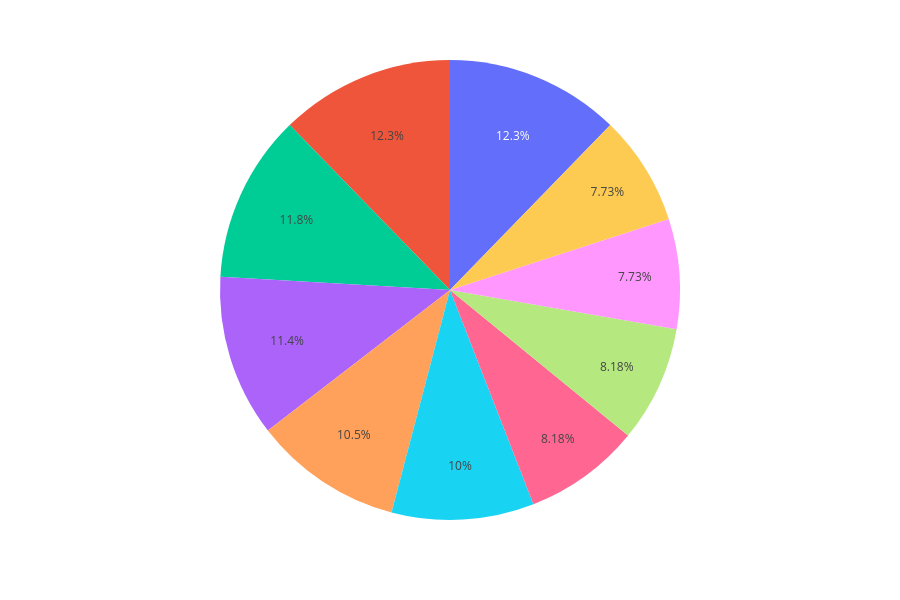

The code cell stored with this chart in its notebook:
### Markdown cell above
### Количество, сумма и средняя сумма заказов по клиентам

### Code cell
df = duckdb.query(
    """
    SELECT
        customer_id,
        COUNT(*) AS cnt_orders,
        ROUND(SUM(amount), 2) AS total_amount,
        ROUND(AVG(amount), 2) AS avg_amount
    FROM
        orders
    GROUP BY customer_id
    ORDER BY total_amount DESC
    LIMIT 10
    """
).df()

fig = px.pie(data_frame=df, values='cnt_orders', names='customer_id', height=600)
fig.update_layout(showlegend=False)
fig.show()

### Figure 1 — Plotly figure (JSON) as saved in the notebook; plotly's stock layout.template omitted (floating-point values rounded to 4 significant figures)
{"data": [{"domain": {"x": [0, 1], "y": [0, 1]}, "hovertemplate": "customer_id=%{label}<br>cnt_orders=%{value}<extra></extra>", "labels": ["615b6bc8-05b3-46d2-b2c6-ff1705d41f46", "70e08f74-0710-4373-a698-b49d7fc5ae5d", "092c9eff-c3b6-4635-8ee1-45e08d88ecd5", "5f6a1d6f-f175-4ddc-92bf-f2608037eeb3", "d5416afc-0dfd-4db6-9bc9-18f87a471796", "9cd8b00f-c74f-49b7-b805-55660872576c", "3efe530e-00e5-4e86-88b2-149a2d8547f0", "bc95f8e7-97af-45fe-b4b9-83c73f020362", "6c2cc777-210c-4f1f-93a7-8581839129bf", "8b31bb3d-cc01-427b-84c0-2df719cc0c1c"], "legendgroup": "", "name": "", "showlegend": true, "type": "pie", "values": [27, 18, 23, 17, 27, 25, 26, 17, 22, 18]}], "layout": {"height": 600, "legend": {"tracegroupgap": 0}, "margin": {"t": 60}, "showlegend": false}}
